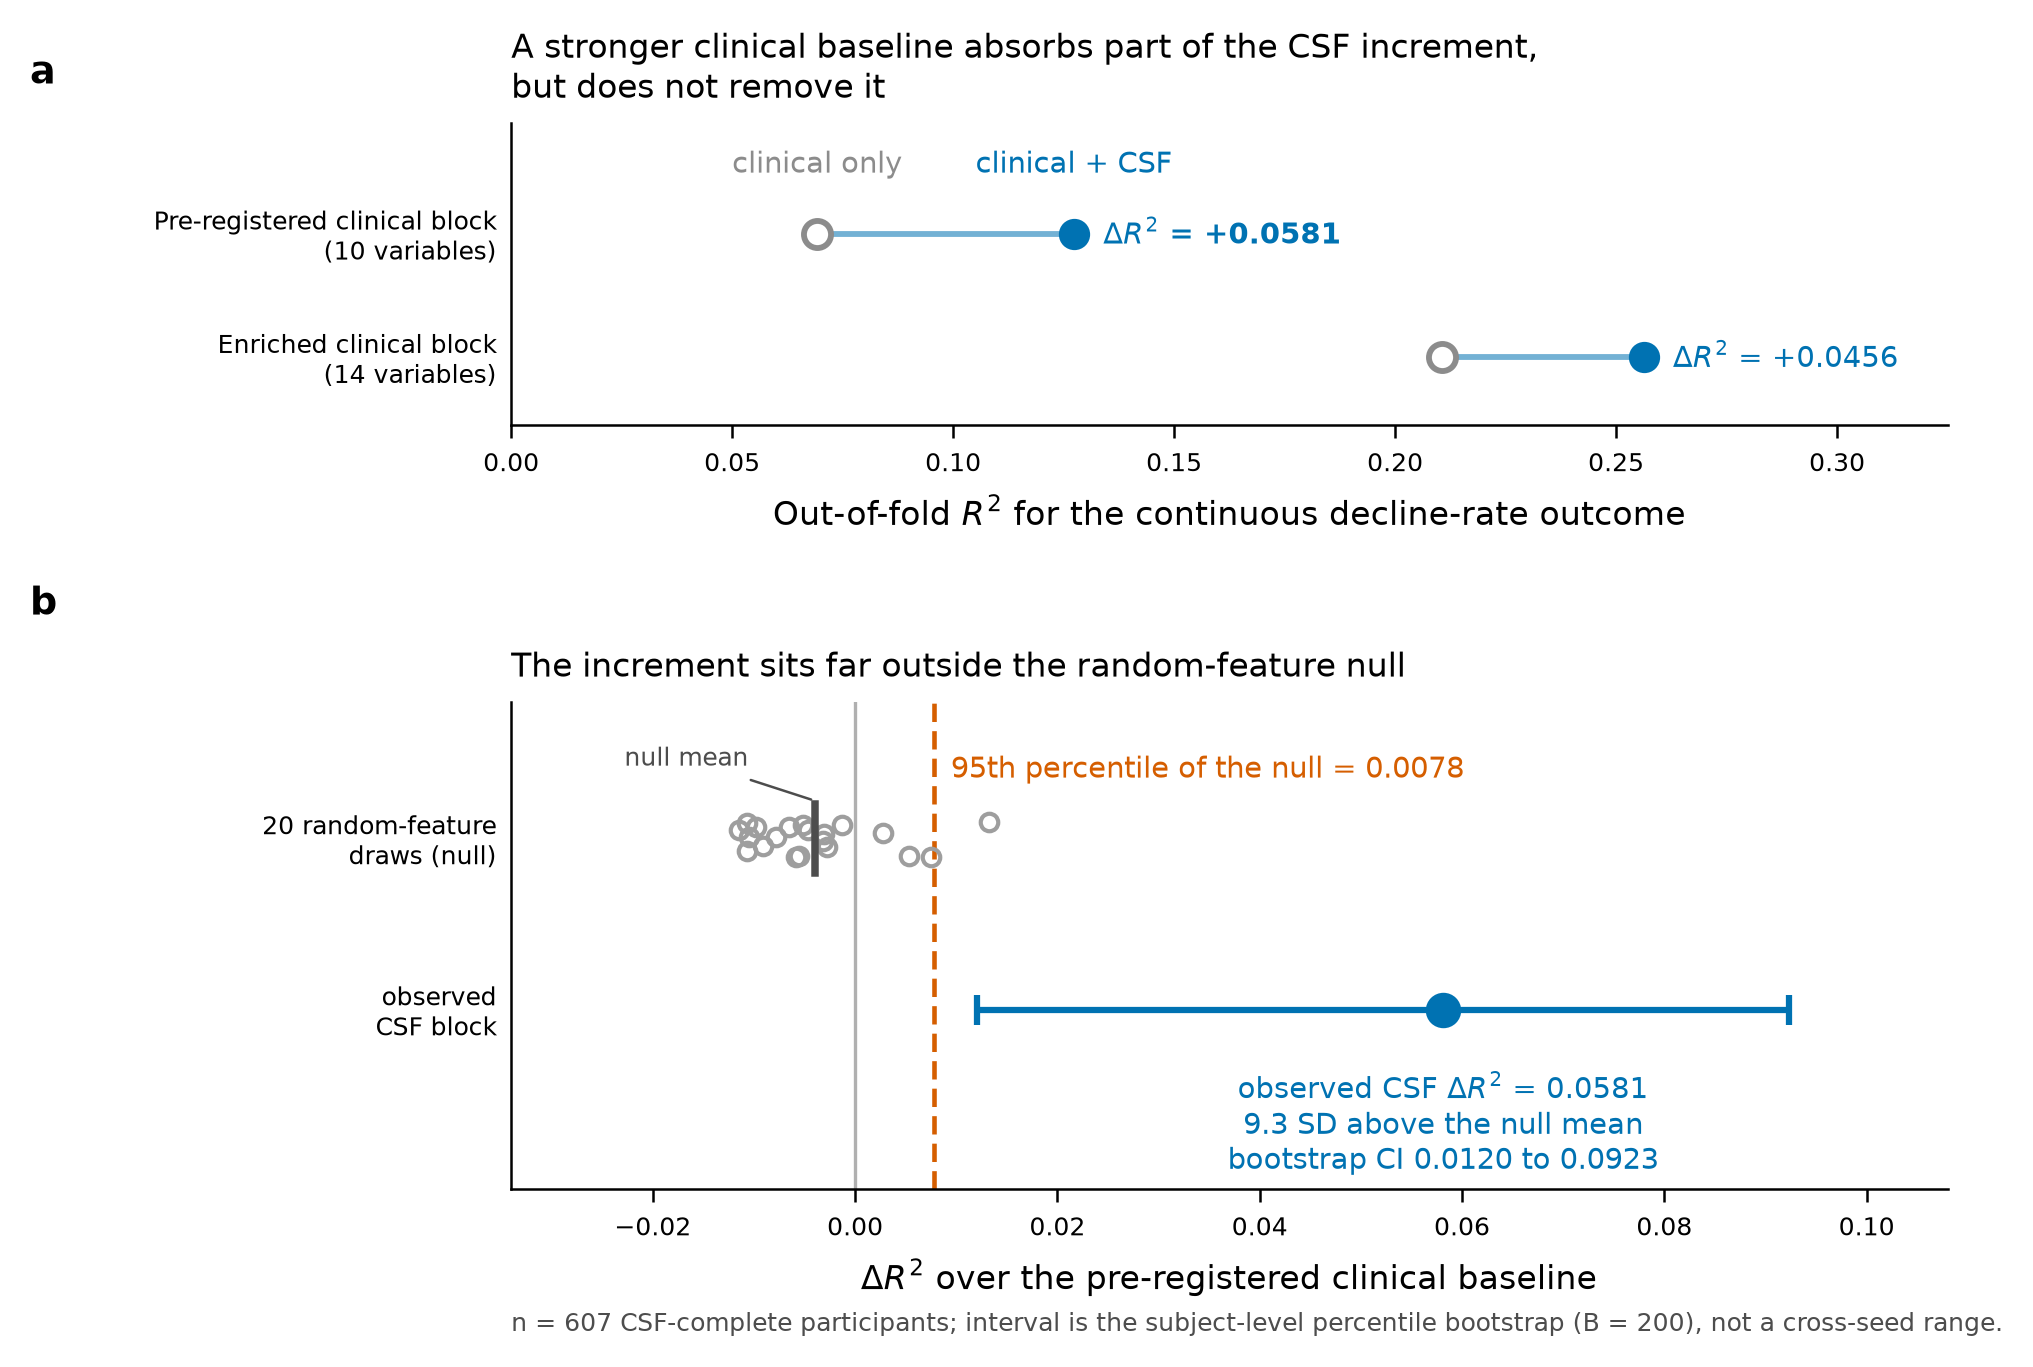

Source code (Python):
"""FIG 1 - The CSF increment against its null.

Panel A: clinical baseline R2 vs clinical+CSF R2, pre-registered 10-variable
         block and enriched 14-variable block.
Panel B: 20 random-feature draws (the null) as a strip, with the observed CSF
         dR2 (subject-level bootstrap CI) and the 95th percentile of the null.

Every number is read from JSON at runtime. Nothing is hardcoded.

PROVENANCE
  Panel A, both rows ....... phase2/estimand_audit.json
                             results['eb_slope|thin']     (10-variable block)
                             results['eb_slope|enriched'] (14-variable block)
  Panel B, null strip ...... phase2/noise_floor_distribution.json
  Panel B, observed dR2 .... phase2/increment.json rq1_csf.dr2
  Panel B, error bar ....... phase2/bootstrap_ci.json (subject-level percentile)

NOT USED: phase2/enriched_baseline_check.json. Its control arm
(eb_slope|thin, dr2=0.05079576) does not reproduce the committed
increment.json rq1_csf headline (dr2=0.05813286) despite declaring the same
n, cv_config and column lists; that value is instead exactly equal to
increment.json rq1_csf.perm_observed_dr2_fixed, i.e. the fixed-alpha
permutation estimator rather than the tuned nested-CV one. estimand_audit.json
reproduces the committed control arm to the last digit and is used instead.
See revision/checks/estimand_vs_enriched_baseline_diff.md.
"""
import json
import os

import sys

import matplotlib as mpl
import matplotlib.pyplot as plt
import numpy as np

sys.path.insert(0, os.path.dirname(os.path.abspath(__file__)))
from figstyle import apply_figure_style, bbox_check, panel_letter, set_frame

# Repo-relative. This file lives at <repo>/revision/figures/, so the repo
# root is two levels up. That holds in the WSL repro environment and in a
# clean checkout, so a figure is never built against a path that exists on
# only one machine.
OUT = os.path.dirname(os.path.abspath(__file__))
REPO = os.path.dirname(os.path.dirname(OUT))
BASE = os.path.join(REPO, "data", "processed")
assert os.path.isdir(BASE), f"artifact directory not found: {BASE}"
os.makedirs(OUT, exist_ok=True)


def load(rel):
    with open(os.path.join(BASE, rel)) as fh:
        return json.load(fh)


# ---------------------------------------------------------------- data
inc = load("phase2/increment.json")
ea = load("phase2/estimand_audit.json")
boot = load("phase2/bootstrap_ci.json")
noise = load("phase2/noise_floor_distribution.json")

rq1 = inc["rq1_csf"]
ea_thin = ea["results"]["eb_slope|thin"]
ea_rich = ea["results"]["eb_slope|enriched"]

# integrity gate: the block plotted as "pre-registered" must BE the committed one
for f in ("r2_base", "r2_aug", "dr2"):
    assert abs(ea_thin[f] - rq1[f]) < 1e-9, (
        f"estimand_audit eb_slope|thin.{f} does not reproduce increment.json rq1_csf.{f}")

# Panel A rows: (label, r2_base, r2_aug, dr2, is_headline)
rowsA = [
    ("Pre-registered clinical block\n(10 variables)",
     ea_thin["r2_base"], ea_thin["r2_aug"], ea_thin["dr2"], True),
    ("Enriched clinical block\n(14 variables)",
     ea_rich["r2_base"], ea_rich["r2_aug"], ea_rich["dr2"], False),
]

draws = np.asarray(noise["dr2_draws"], float)
null_mean, null_sd, null_p95 = noise["mean"], noise["sd"], noise["p95"]
obs = boot["point_dr2"]
ci_lo, ci_hi = boot["ci_lo"], boot["ci_hi"]
sd_above = (obs - null_mean) / null_sd
n_subj = rq1["n"]

assert len(draws) == noise["n_draws"]
assert abs(obs - rq1["dr2"]) < 1e-12, "bootstrap point must match increment.json dR2"

# ---------------------------------------------------------------- style
apply_figure_style(sizes=(8, 7, 6))
CLIN = "#8C8C8C"      # clinical-only marks
CSF = "#0072B2"       # anything carrying the CSF block (focal)
NULLC = "#9E9E9E"     # random-feature draws
REF = "#D55E00"       # reference threshold line

fig = plt.figure(figsize=(7.2, 4.5))
gs = fig.add_gridspec(2, 1, height_ratios=[0.62, 1.0], hspace=0.70,
                      left=0.30, right=0.965, top=0.90, bottom=0.11)
axA = fig.add_subplot(gs[0])
axB = fig.add_subplot(gs[1])

# ---------------------------------------------------------------- panel A
# DELIBERATELY NO ERROR BARS IN PANEL A.
# estimand_audit.json carries dr2_repeat_lo / dr2_repeat_hi on every arm, but
# those are CROSS-SEED REPEAT RANGES, not confidence intervals. Drawing them as
# intervals is precisely the error the Panel B footnote exists to prevent. The
# only legitimate interval on the increment is the subject-level bootstrap, and
# it appears once, on the pre-registered row, in Panel B where it is labelled.
yA = np.arange(len(rowsA))[::-1]
for y, (lab, rb, ra, dr, headline) in zip(yA, rowsA):
    axA.plot([rb, ra], [y, y], color=CSF, lw=1.4, alpha=0.55,
             solid_capstyle="butt", zorder=1)
    axA.plot([rb], [y], marker="o", ms=6.5, mfc="white", mec=CLIN, mew=1.4,
             zorder=3, clip_on=False)
    axA.plot([ra], [y], marker="o", ms=6.5, color=CSF, zorder=3, clip_on=False)
    axA.annotate(f"$\\Delta R^2$ = +{dr:.4f}", xy=(ra, y), xytext=(7, 0),
                 textcoords="offset points", va="center", ha="left",
                 fontsize=mpl.rcParams["legend.fontsize"],
                 color=CSF, fontweight="bold" if headline else "normal")

axA.set_yticks(yA)
axA.set_yticklabels([r[0] for r in rowsA])
axA.set_xlabel("Out-of-fold $R^2$ for the continuous decline-rate outcome")
axA.set_xlim(0.0, 0.325)
axA.set_ylim(-0.55, len(rowsA) - 0.10)
axA.set_title("A stronger clinical baseline absorbs part of the CSF increment,\n"
              "but does not remove it", loc="left")
set_frame(axA, "open")
axA.tick_params(axis="y", length=0)

# No legend box. A floating key in a 2-row dot-and-line panel reads as an
# annotation on whichever row it sits nearest. The two marker types are
# direct-labelled once, on the top row, above the marks they name.
_top_rb, _top_ra = rowsA[0][1], rowsA[0][2]
axA.annotate("clinical only", xy=(_top_rb, yA[0]), xytext=(0, 13),
             textcoords="offset points", ha="center", va="bottom", color=CLIN,
             fontsize=mpl.rcParams["legend.fontsize"])
axA.annotate("clinical + CSF", xy=(_top_ra, yA[0]), xytext=(0, 13),
             textcoords="offset points", ha="center", va="bottom", color=CSF,
             fontsize=mpl.rcParams["legend.fontsize"])
panel_letter(axA, "a", dx=-0.335, dy=1.10)

# ---------------------------------------------------------------- panel B
rng = np.random.default_rng(0)
y_null, y_obs = 1.0, 0.0

axB.axvline(0.0, color="#B0B0B0", lw=0.8, zorder=0)
axB.plot(draws, y_null + rng.uniform(-0.11, 0.11, draws.size), marker="o",
         ls="none", ms=4.2, mfc="none", mec=NULLC, mew=1.0, zorder=2)
axB.plot([null_mean, null_mean], [y_null - 0.20, y_null + 0.20], color="#4D4D4D",
         lw=1.8, zorder=3)

axB.axvline(null_p95, color=REF, lw=1.1, ls=(0, (4, 2)), zorder=1)
axB.annotate(f"95th percentile of the null = {null_p95:.4f}",
             xy=(null_p95, y_null + 0.40), xytext=(4, 0),
             textcoords="offset points", ha="left", va="center", color=REF,
             fontsize=mpl.rcParams["legend.fontsize"])

axB.errorbar([obs], [y_obs], xerr=[[obs - ci_lo], [ci_hi - obs]], fmt="o",
             ms=7.5, color=CSF, ecolor=CSF, elinewidth=1.5, capsize=3.5,
             capthick=1.5, zorder=4)
axB.annotate(f"observed CSF $\\Delta R^2$ = {obs:.4f}\n"
             f"{sd_above:.1f} SD above the null mean\n"
             f"bootstrap CI {ci_lo:.4f} to {ci_hi:.4f}",
             xy=(obs, y_obs), xytext=(0, -14), textcoords="offset points",
             ha="center", va="top", color=CSF,
             fontsize=mpl.rcParams["legend.fontsize"])

axB.set_yticks([y_obs, y_null])
axB.set_yticklabels(["observed\nCSF block", "20 random-feature\ndraws (null)"])
axB.set_ylim(-1.05, 1.80)
axB.set_xlim(-0.034, 0.108)
axB.set_xlabel("$\\Delta R^2$ over the pre-registered clinical baseline")
axB.set_title("The increment sits far outside the random-feature null", loc="left")
set_frame(axB, "open")
axB.tick_params(axis="y", length=0)
axB.annotate("null mean", xy=(null_mean, y_null + 0.22), xytext=(-16, 7),
             textcoords="offset points", ha="right", va="bottom", color="#4D4D4D",
             fontsize=mpl.rcParams["xtick.labelsize"],
             arrowprops=dict(arrowstyle="-", lw=0.6, color="#4D4D4D",
                             shrinkA=0, shrinkB=1))
panel_letter(axB, "b", dx=-0.335, dy=1.16)

fig.text(0.30, 0.005, f"n = {n_subj} CSF-complete participants; "
         f"interval is the subject-level percentile bootstrap "
         f"(B = {boot['B_usable']}), not a cross-seed range.",
         fontsize=mpl.rcParams["xtick.labelsize"], color="#4D4D4D", ha="left")

assert not bbox_check(fig), "layout QA gate failed -- fix before saving"
fig.savefig(os.path.join(OUT, "fig1_increment_vs_null.png"), dpi=300)
fig.savefig(os.path.join(OUT, "fig1_increment_vs_null.pdf"))

print("FIG 1 -- value : source")
for lab, rb, ra, dr, _ in rowsA:
    tag = lab.replace("\n", " ")
    print(f"  A {tag:52} r2_base={rb:.8f} r2_aug={ra:.8f} dr2={dr:.8f}"
          "   <- phase2/estimand_audit.json")
print(f"  B observed dR2                                       {obs:.8f}"
      "   <- phase2/increment.json rq1_csf.dr2")
print(f"  B bootstrap CI                                       "
      f"({ci_lo:.8f}, {ci_hi:.8f})  <- phase2/bootstrap_ci.json")
print(f"  B null mean / sd / p95                               "
      f"{null_mean:.8f} / {null_sd:.8f} / {null_p95:.8f}"
      "   <- phase2/noise_floor_distribution.json")
print(f"  B SD above null mean (derived)                       {sd_above:.4f}")
print(f"  n = {n_subj}   <- phase2/increment.json rq1_csf.n")
print("  NOT USED: phase2/enriched_baseline_check.json "
      "(control arm fails to reproduce committed headline)")
